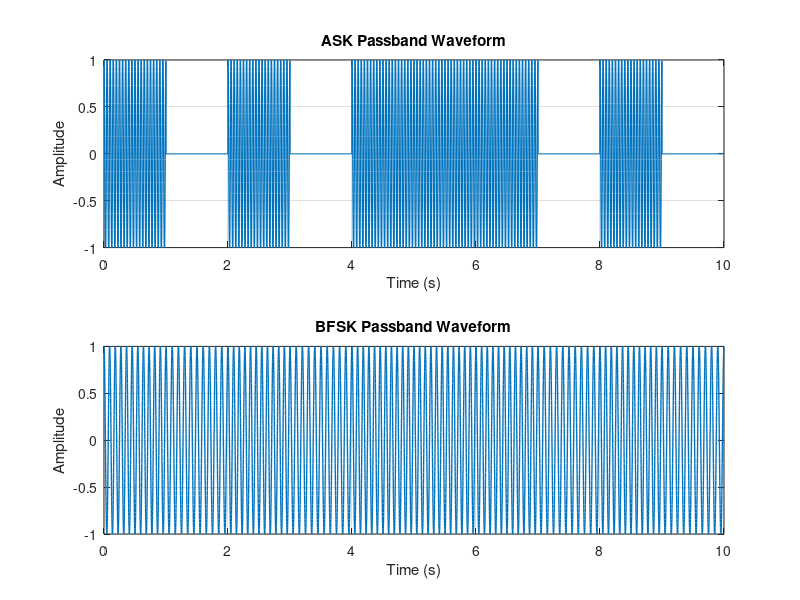
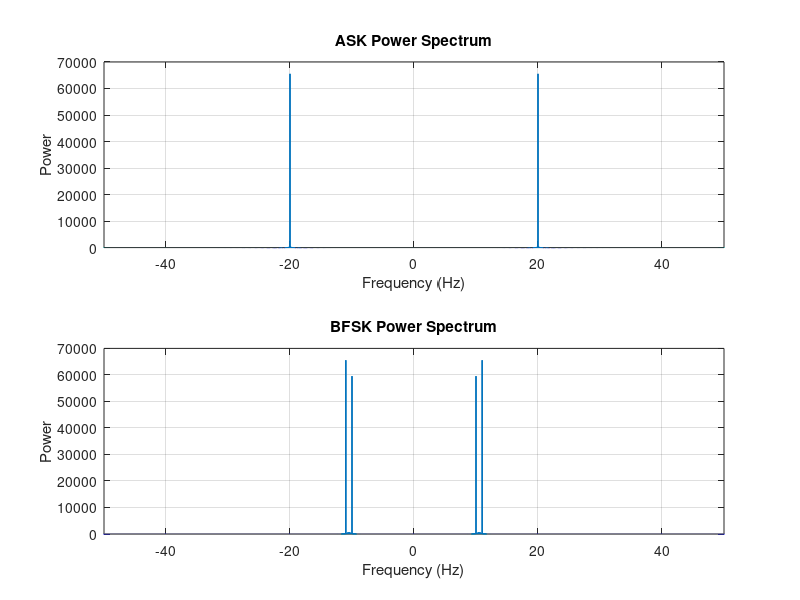
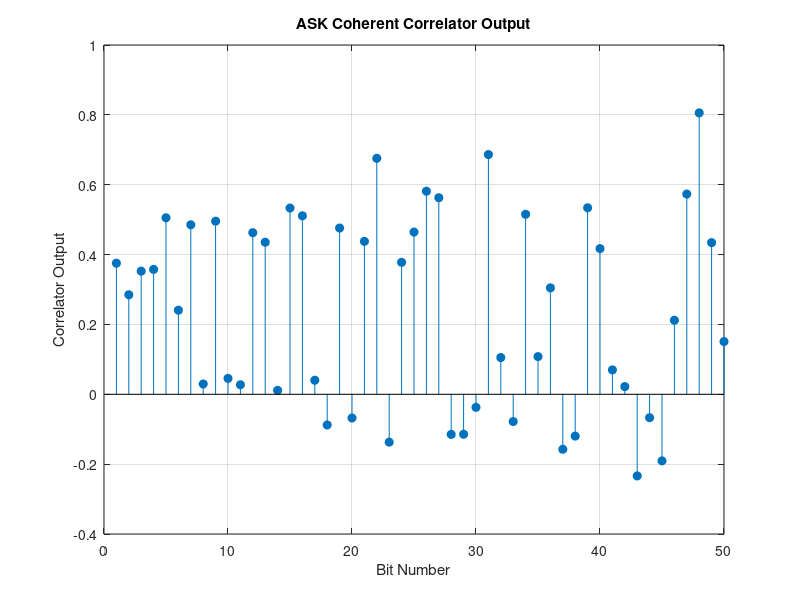

Recreate these plots in MATLAB, in order. (Note: this script raises an error after producing the figures.)
%% EXPERIMENT 9 - ASK AND FSK
% Digital Communication
% ASK and BFSK generation, coherent/noncoherent detection,
% tone-spacing validation and BER analysis

clc;
clear;
close all;

rng(10);                         % Reproducible results

%% ==============================================================
% 1. BASIC PARAMETERS
% ==============================================================

Nbits = 1000;                    % Number of information bits
Tb = 1;                          % Bit duration
Fs = 1000;                       % Sampling frequency
Ns = Fs*Tb;                      % Samples per bit

fc = 20;                         % ASK carrier frequency
f1 = 10;                         % BFSK tone 1
f2 = 11;                         % BFSK tone 2

A = 1;                           % Signal amplitude

bits = randi([0 1],1,Nbits);

t_bit = (0:Ns-1)/Fs;

%% ==============================================================
% 2. ASK PASSBAND TRANSMITTER
% ==============================================================

ask = zeros(1,Nbits*Ns);

for k = 1:Nbits
    index = (k-1)*Ns + (1:Ns);
    
    if bits(k) == 1
        ask(index) = A*cos(2*pi*fc*t_bit);
    else
        ask(index) = 0;
    end
end

t = (0:length(ask)-1)/Fs;

%% ==============================================================
% 3. BFSK PASSBAND TRANSMITTER
% ==============================================================

bfsk = zeros(1,Nbits*Ns);

for k = 1:Nbits
    index = (k-1)*Ns + (1:Ns);
    
    if bits(k) == 0
        bfsk(index) = A*cos(2*pi*f1*t_bit);
    else
        bfsk(index) = A*cos(2*pi*f2*t_bit);
    end
end

%% ==============================================================
% 4. PASSBAND WAVEFORMS
% ==============================================================

figure;

subplot(2,1,1);
plot(t(1:10*Ns),ask(1:10*Ns),'LineWidth',1);
grid on;
xlabel('Time (s)');
ylabel('Amplitude');
title('ASK Passband Waveform');

subplot(2,1,2);
plot(t(1:10*Ns),bfsk(1:10*Ns),'LineWidth',1);
grid on;
xlabel('Time (s)');
ylabel('Amplitude');
title('BFSK Passband Waveform');

%% ==============================================================
% 5. POWER SPECTRA
% ==============================================================

L = length(ask);
f = (-L/2:L/2-1)*(Fs/L);

ASK_FFT = fftshift(fft(ask));
BFSK_FFT = fftshift(fft(bfsk));

ASK_PSD = abs(ASK_FFT).^2/L;
BFSK_PSD = abs(BFSK_FFT).^2/L;

figure;

subplot(2,1,1);
plot(f,ASK_PSD,'LineWidth',1);
grid on;
xlim([-50 50]);
xlabel('Frequency (Hz)');
ylabel('Power');
title('ASK Power Spectrum');

subplot(2,1,2);
plot(f,BFSK_PSD,'LineWidth',1);
grid on;
xlim([-50 50]);
xlabel('Frequency (Hz)');
ylabel('Power');
title('BFSK Power Spectrum');

%% ==============================================================
% 6. COHERENT ASK DETECTION
% ==============================================================

EbN0_dB = 10;

% Signal energy per bit
Es_ASK = sum((A*cos(2*pi*fc*t_bit)).^2)/Fs;

EbN0 = 10^(EbN0_dB/10);
N0 = Es_ASK/EbN0;

noise_std = sqrt(N0*Fs/2);

ask_rx = ask + noise_std*randn(size(ask));

ask_corr = zeros(1,Nbits);
ask_detected = zeros(1,Nbits);

carrier = cos(2*pi*fc*t_bit);

for k = 1:Nbits
    index = (k-1)*Ns + (1:Ns);
    
    ask_corr(k) = sum(ask_rx(index).*carrier)/Ns;
    
    if ask_corr(k) > A/4
        ask_detected(k) = 1;
    else
        ask_detected(k) = 0;
    end
end

%% ==============================================================
% 7. ASK CORRELATOR OUTPUT
% ==============================================================

figure;

stem(1:50,ask_corr(1:50),'filled');
grid on;
xlabel('Bit Number');
ylabel('Correlator Output');
title('ASK Coherent Correlator Output');

%% ==============================================================
% 8. ASK DECISION-STATISTIC HISTOGRAM
% ==============================================================

figure;

histogram(ask_corr(bits==0),30,'Normalization','pdf');
hold on;
histogram(ask_corr(bits==1),30,'Normalization','pdf');
grid on;
xlabel('Decision Statistic');
ylabel('Probability Density');
title('ASK Decision-Statistic Histogram');
legend('Bit 0','Bit 1');

%% ==============================================================
% 9. ASK BER
% ==============================================================

ASK_BER = mean(bits ~= ask_detected);

fprintf('\n====================================================\n');
fprintf('ASK RESULTS\n');
fprintf('====================================================\n');
fprintf('Eb/N0 = %.1f dB\n',EbN0_dB);
fprintf('ASK BER = %.6f\n',ASK_BER);

%% ==============================================================
% 10. BFSK BASIS SIGNALS
% ==============================================================

phi1 = cos(2*pi*f1*t_bit);
phi2 = cos(2*pi*f2*t_bit);

% Normalize the basis signals
phi1 = phi1/sqrt(sum(phi1.^2));
phi2 = phi2/sqrt(sum(phi2.^2));

inner_product = sum(phi1.*phi2);

fprintf('\n====================================================\n');
fprintf('MANDATORY BFSK INNER-PRODUCT VALIDATION\n');
fprintf('====================================================\n');
fprintf('f1 = %.2f Hz\n',f1);
fprintf('f2 = %.2f Hz\n',f2);
fprintf('Tone spacing = %.2f Hz\n',abs(f2-f1));
fprintf('Delta-f * Tb = %.4f\n',abs(f2-f1)*Tb);
fprintf('Inner product = %.8f\n',inner_product);

if abs(inner_product) < 0.01
    fprintf('Result: The BFSK basis signals are approximately ORTHOGONAL.\n');
else
    fprintf('Result: The BFSK basis signals are NOT orthogonal for this spacing.\n');
end

%% ==============================================================
% 11. COHERENT BFSK DETECTION
% ==============================================================

EbN0_dB = 10;
EbN0 = 10^(EbN0_dB/10);

Eb_BFSK = A^2*Tb/2;
N0 = Eb_BFSK/EbN0;

noise_std = sqrt(N0*Fs/2);

bfsk_rx = bfsk + noise_std*randn(size(bfsk));

corr1 = zeros(1,Nbits);
corr2 = zeros(1,Nbits);
bfsk_coherent = zeros(1,Nbits);

for k = 1:Nbits
    
    index = (k-1)*Ns + (1:Ns);
    
    corr1(k) = sum(bfsk_rx(index).*cos(2*pi*f1*t_bit))/Ns;
    corr2(k) = sum(bfsk_rx(index).*cos(2*pi*f2*t_bit))/Ns;
    
    if corr2(k) > corr1(k)
        bfsk_coherent(k) = 1;
    else
        bfsk_coherent(k) = 0;
    end
end

%% ==============================================================
% 12. BFSK CORRELATOR OUTPUTS
% ==============================================================

figure;

plot(1:50,corr1(1:50),'o-','LineWidth',1);
hold on;
plot(1:50,corr2(1:50),'s-','LineWidth',1);
grid on;
xlabel('Bit Number');
ylabel('Correlator Output');
title('BFSK Coherent Correlator Outputs');
legend('f_1 Correlator','f_2 Correlator');

%% ==============================================================
% 13. BFSK NONCOHERENT ENERGY DETECTOR
% ==============================================================

energy1 = zeros(1,Nbits);
energy2 = zeros(1,Nbits);
bfsk_noncoherent = zeros(1,Nbits);

for k = 1:Nbits
    
    index = (k-1)*Ns + (1:Ns);
    
    r1 = bfsk_rx(index).*cos(2*pi*f1*t_bit);
    r2 = bfsk_rx(index).*cos(2*pi*f2*t_bit);
    
    energy1(k) = sum(r1.^2);
    energy2(k) = sum(r2.^2);
    
    if energy2(k) > energy1(k)
        bfsk_noncoherent(k) = 1;
    else
        bfsk_noncoherent(k) = 0;
    end
end

%% ==============================================================
% 14. BFSK DECISION-STATISTIC HISTOGRAM
% ==============================================================

bfsk_stat = energy2 - energy1;

figure;

histogram(bfsk_stat(bits==0),30,'Normalization','pdf');
hold on;
histogram(bfsk_stat(bits==1),30,'Normalization','pdf');
grid on;
xlabel('Decision Statistic: E_2 - E_1');
ylabel('Probability Density');
title('BFSK Noncoherent Decision-Statistic Histogram');
legend('Bit 0','Bit 1');

%% ==============================================================
% 15. BFSK BER
% ==============================================================

BER_BFSK_COH = mean(bits ~= bfsk_coherent);
BER_BFSK_NONCOH = mean(bits ~= bfsk_noncoherent);

fprintf('\n====================================================\n');
fprintf('BFSK RESULTS\n');
fprintf('====================================================\n');
fprintf('Eb/N0 = %.1f dB\n',EbN0_dB);
fprintf('Coherent BFSK BER = %.6f\n',BER_BFSK_COH);
fprintf('Noncoherent BFSK BER = %.6f\n',BER_BFSK_NONCOH);

%% ==============================================================
% 16. BER CURVES
% ==============================================================

EbN0_range = 0:2:14;

BER_ASK = zeros(size(EbN0_range));
BER_BFSK_COH = zeros(size(EbN0_range));
BER_BFSK_NONCOH = zeros(size(EbN0_range));

Nber = 20000;

bits_ber = randi([0 1],1,Nber);

ask_clean = zeros(1,Nber*Ns);
bfsk_clean = zeros(1,Nber*Ns);

for k = 1:Nber
    
    index = (k-1)*Ns + (1:Ns);
    
    if bits_ber(k) == 1
        ask_clean(index) = A*cos(2*pi*fc*t_bit);
        bfsk_clean(index) = A*cos(2*pi*f2*t_bit);
    else
        ask_clean(index) = 0;
        bfsk_clean(index) = A*cos(2*pi*f1*t_bit);
    end
end

for m = 1:length(EbN0_range)
    
    EbN0 = 10^(EbN0_range(m)/10);
    
    %% ASK
    
    Eb_ASK = A^2*Tb/4;
    N0 = Eb_ASK/EbN0;
    sigma = sqrt(N0*Fs/2);
    
    rx = ask_clean + sigma*randn(size(ask_clean));
    
    stat = zeros(1,Nber);
    
    for k = 1:Nber
        
        index = (k-1)*Ns + (1:Ns);
        stat(k) = sum(rx(index).*carrier)/Ns;
        
    end
    
    detected = stat > A/4;
    BER_ASK(m) = mean(bits_ber ~= detected);
    
    %% BFSK
    
    Eb_BFSK = A^2*Tb/2;
    N0 = Eb_BFSK/EbN0;
    sigma = sqrt(N0*Fs/2);
    
    rx = bfsk_clean + sigma*randn(size(bfsk_clean));
    
    stat1 = zeros(1,Nber);
    stat2 = zeros(1,Nber);
    
    for k = 1:Nber
        
        index = (k-1)*Ns + (1:Ns);
        
        stat1(k) = sum(rx(index).*cos(2*pi*f1*t_bit))/Ns;
        stat2(k) = sum(rx(index).*cos(2*pi*f2*t_bit))/Ns;
        
    end
    
    detected = stat2 > stat1;
    BER_BFSK_COH(m) = mean(bits_ber ~= detected);
    
    %% Noncoherent BFSK
    
    e1 = zeros(1,Nber);
    e2 = zeros(1,Nber);
    
    for k = 1:Nber
        
        index = (k-1)*Ns + (1:Ns);
        
        z1 = rx(index).*cos(2*pi*f1*t_bit);
        z2 = rx(index).*cos(2*pi*f2*t_bit);
        
        e1(k) = sum(z1.^2);
        e2(k) = sum(z2.^2);
        
    end
    
    detected = e2 > e1;
    BER_BFSK_NONCOH(m) = mean(bits_ber ~= detected);
    
end

%% ==============================================================
% 17. BER CURVE
% ==============================================================

figure;

semilogy(EbN0_range,BER_ASK,'o-','LineWidth',1.5);
hold on;
semilogy(EbN0_range,BER_BFSK_COH,'s-','LineWidth',1.5);
semilogy(EbN0_range,BER_BFSK_NONCOH,'^-','LineWidth',1.5);

grid on;
xlabel('E_b/N_0 (dB)');
ylabel('Bit Error Rate (BER)');
title('BER Performance of ASK and BFSK');
legend('ASK Coherent','BFSK Coherent','BFSK Noncoherent');
ylim([1e-5 1]);

%% ==============================================================
% 18. TONE-SPACING VARIATION
% ==============================================================

spacing_values = [0.5 1 1.5 2 3];
spacing_inner_product = zeros(size(spacing_values));

fprintf('\n====================================================\n');
fprintf('TONE-SPACING VALIDATION\n');
fprintf('====================================================\n');

fprintf('Before variation: Increasing tone spacing should reduce\n');
fprintf('correlation between the BFSK basis signals. Orthogonality\n');
fprintf('is expected when Delta-f * Tb is an integer.\n\n');

for m = 1:length(spacing_values)
    
    test_f2 = f1 + spacing_values(m);
    
    test_phi2 = cos(2*pi*test_f2*t_bit);
    test_phi2 = test_phi2/sqrt(sum(test_phi2.^2));
    
    spacing_inner_product(m) = sum(phi1.*test_phi2);
    
    fprintf('Spacing = %.2f Hz, Delta-f*Tb = %.2f, Inner product = %.8f\n',...
        spacing_values(m),spacing_values(m)*Tb,...
        spacing_inner_product(m));
end

figure;

plot(spacing_values,abs(spacing_inner_product),'o-','LineWidth',1.5);
grid on;
xlabel('Tone Spacing, Delta f (Hz)');
ylabel('|Inner Product|');
title('BFSK Orthogonality Validation');

%% ==============================================================
% 19. FINAL OBSERVATION
% ==============================================================

fprintf('\n====================================================\n');
fprintf('OBSERVATION AND INTERPRETATION\n');
fprintf('====================================================\n');

fprintf('1. ASK: Increasing Eb/N0 should reduce BER because noise\n');
fprintf('   becomes less significant relative to the signal.\n');

fprintf('2. BFSK: Coherent detection uses phase-synchronized\n');
fprintf('   correlators, while noncoherent detection uses energy.\n');

fprintf('3. BFSK orthogonality requires Delta-f * Tb to be an\n');
fprintf('   integer for rectangular tone pulses.\n');

fprintf('4. The inner-product test above is used to diagnose whether\n');
fprintf('   the selected BFSK tones are orthogonal.\n');

fprintf('5. Any non-zero inner product indicates imperfect\n');
fprintf('   orthogonality and can affect coherent detection.\n');

fprintf('\nExperiment 9 simulation completed successfully.\n');
